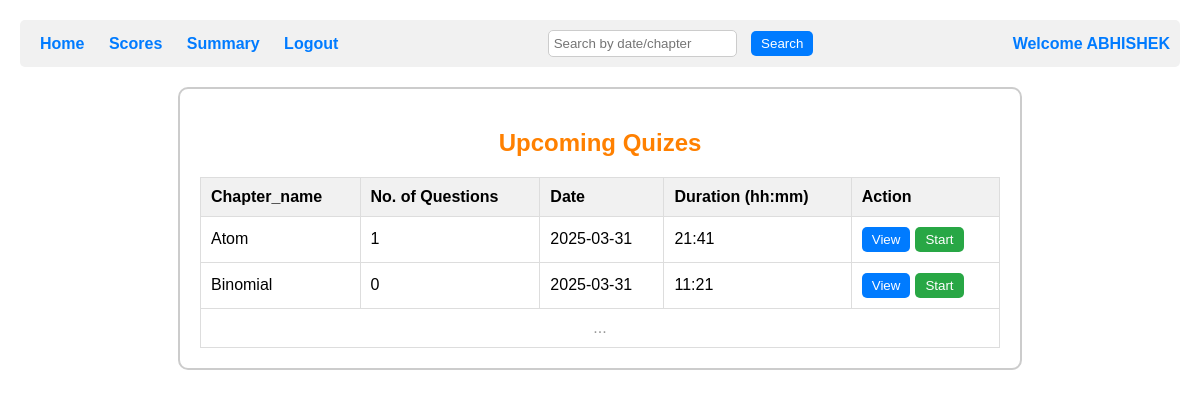
The app's page /user_home/1 with its own data.
### backend/models.py (models this page shows)
class Admin_User_Details(db.Model):
    __tablename__ = 'admin_user_details'
    id=db.Column(db.Integer, primary_key=True,autoincrement=True)#Ensures that the ID column automatically increments for each new row inserted into the table.It applies only to integer primary keys.The database automatically assigns a new unique ID starting from 1 and increases by 1 for each new entry.
    email_username = db.Column(db.String(120), nullable=False, unique=True)
    password = db.Column(db.String(120), nullable=False)#not neccessary to be unique# here string(120) means 120 characters
    Full_name = db.Column(db.String(80), nullable=False)#not neccessary to be unique
    qualification=db.Column(db.String(80), nullable=False)#not neccessary to be unique
    date_of_birth=db.Column(db.String(80), nullable=False)#not neccessary to be unique
    role = db.Column(db.Integer, nullable=False, default=1)#remember this only the first user with register through this register form,admins will have to register in db browser manually or using insert command of sql
    scores_of_a_userid = db.relationship('Scores', cascade='all, delete', backref='admin_user_details', lazy=True)#name of the backrefrence is scores_of_a_userid#we say this is linked to the scores table#cascade means if a id gets deleted here delete all the data of scores linked to that id#backref=admin_user_details means the current table or the table to which it is backrefrencing#loading style is lazy()

class Quiz(db.Model):#class name should start with capital letter,tablename should start with small letter
    __tablename__ = 'quiz'
    quiz_id=db.Column(db.Integer, primary_key=True,autoincrement=True)#iska student id se kuch lena dena nahi hai
    chapter_id=db.Column(db.Integer, db.ForeignKey('chapters.chapter_id'), nullable=False)
    date_quiz=db.Column(db.String(80), nullable=False)
    time_duration=db.Column(db.Integer, nullable=False)
    chapter_name=db.Column(db.String(80) , nullable=False)#remember it has relationship with chapters tables as of chapter_name
    questions_of_a_quiz_id = db.relationship('Questions', cascade='all, delete', backref='quiz', lazy=True)# it tells all the questions of a quiz(here we are getting quiz through quiz id)

### backend/controllers.py (the view)
@app.route("/user_home/<int:user_id>")
def user_home(user_id):
    user=Admin_User_Details.query.filter_by(id=user_id).first().Full_name
    subjects=Subjects.query.all()
    question_counts = {}
    subject=Subjects.query.all()
    chapter=Chapters.query.all()
    for subject in subjects:
        for chapter in subject.chapters_of_a_subject_id:
            count = Questions.query.filter_by(chapter_id=chapter.chapter_id).count()
            question_counts[chapter.chapter_id] = count # Store count for each chapter and creating dictionary
    quiz_details=Quiz.query.all()
    return render_template("1_user_home.html",user=user,quizes=quiz_details,question_counts=question_counts,user_id=user_id)

### templates/1_user_home.html (shortened to what this page needs)
<!DOCTYPE html>
<html lang="en">
<head>
    <link rel="stylesheet" href="/static/css/1_user_home.css">
</head>
<body>
    <div class="header">
        <div>
            <a href="/user_home/{{user_id}}">Home</a>
            <a href="/score/{{user_id}}">Scores</a>
            <a href="/user_summary/{{user_id}}">Summary</a>
            <a href="/">Logout</a>
        </div>
        <div class="search">
            <form action="/search_user_home/{{user_id}}" method="post">
                <input type="text" name="search" placeholder="Search by date/chapter">
                <button type="submit">Search</button>
            </form>
        </div>
        <div class="welcome">Welcome {{user}}</div>
    </div>
    <div class="dashboard">
        <h2>Upcoming Quizes</h2>
        <table>
            <thead>
                <tr>
                    <th>Chapter_name</th>
                    <th>No. of Questions</th>
                    <th>Date</th>
                    <th>Duration (hh:mm)</th>
                    <th>Action</th>
                </tr>
            </thead>
            <tbody>
                {% if quizes %}
                {% for quiz in quizes %}
                <tr>
                    <td>{{quiz.chapter_name}}</td>
                    <td>{{question_counts[quiz.chapter_id]}}</td>
                    <td>{{quiz.date_quiz}}</td>
                    <td>{{quiz.time_duration}}</td>
                    <td>
                        <div class="action-buttons">
                            <a href="/view_details/{{quiz.chapter_id}}/{{user_id}}"><button class="view-button">View</button></a>
                            <a href="/start_test/{{quiz.quiz_id}}/{{user_id}}"><button class="start-button">Start</button></a>
                        </div>
                    </td>
                </tr>
                {% endfor %}
                {% else %}
                <tr>
                    <td colspan="5" style="text-align: center;" >No quizes found</td>
                </tr>
                {% endif %}
                <tr>
                    <td colspan="5" class="ellipsis">...</td>
                </tr>
            </tbody>
        </table>
    </div>
</body>
</html>

### static/css/1_user_home.css (style rules this page uses)
body { font-family: Arial, sans-serif; margin: 20px; padding: 0; }
.search { display: flex; align-items: center; }
.search input { padding: 5px; border: 1px solid #ccc; border-radius: 5px; margin-right: 10px; }
.search button { padding: 5px 10px; border: none; border-radius: 5px; background-color: #007bff; color: white; cursor: pointer; }
.header { display: flex; justify-content: space-between; align-items: center; padding: 10px; background-color: #f1f1f1; border-radius: 5px; margin-bottom: 20px; }
.header a { margin: 0 10px; text-decoration: none; color: #007bff; font-weight: bold; }
.header input[type="text"] { padding: 5px; border: 1px solid #ccc; border-radius: 5px; }
.welcome { font-weight: bold; color: #007bff; }
.dashboard { width: 100%; max-width: 800px; margin: 0 auto; border: 2px solid #ccc; border-radius: 10px; padding: 20px; }
.dashboard h2 { text-align: center; margin-bottom: 20px; color: #ff8000; }
table { width: 100%; border-collapse: collapse; }
th, td { text-align: left; padding: 10px; border: 1px solid #ddd; }
th { background-color: #f1f1f1; }
.action-buttons { display: flex; gap: 5px; }
.view-button { padding: 5px 10px; background-color: #007bff; color: white; border: none; border-radius: 5px; cursor: pointer; }
.start-button { padding: 5px 10px; background-color: #28a745; color: white; border: none; border-radius: 5px; cursor: pointer; }
.ellipsis { text-align: center; color: #999; }

### records on screen
Admin_User_Details: Full_name "ABHISHEK"
Quiz: chapter_name "Atom", chapter "1", date_quiz "2025-03-31", time_duration "21:41"
Quiz: chapter_name "Binomial", question_counts "0", date_quiz "2025-03-31", time_duration "11:21"
